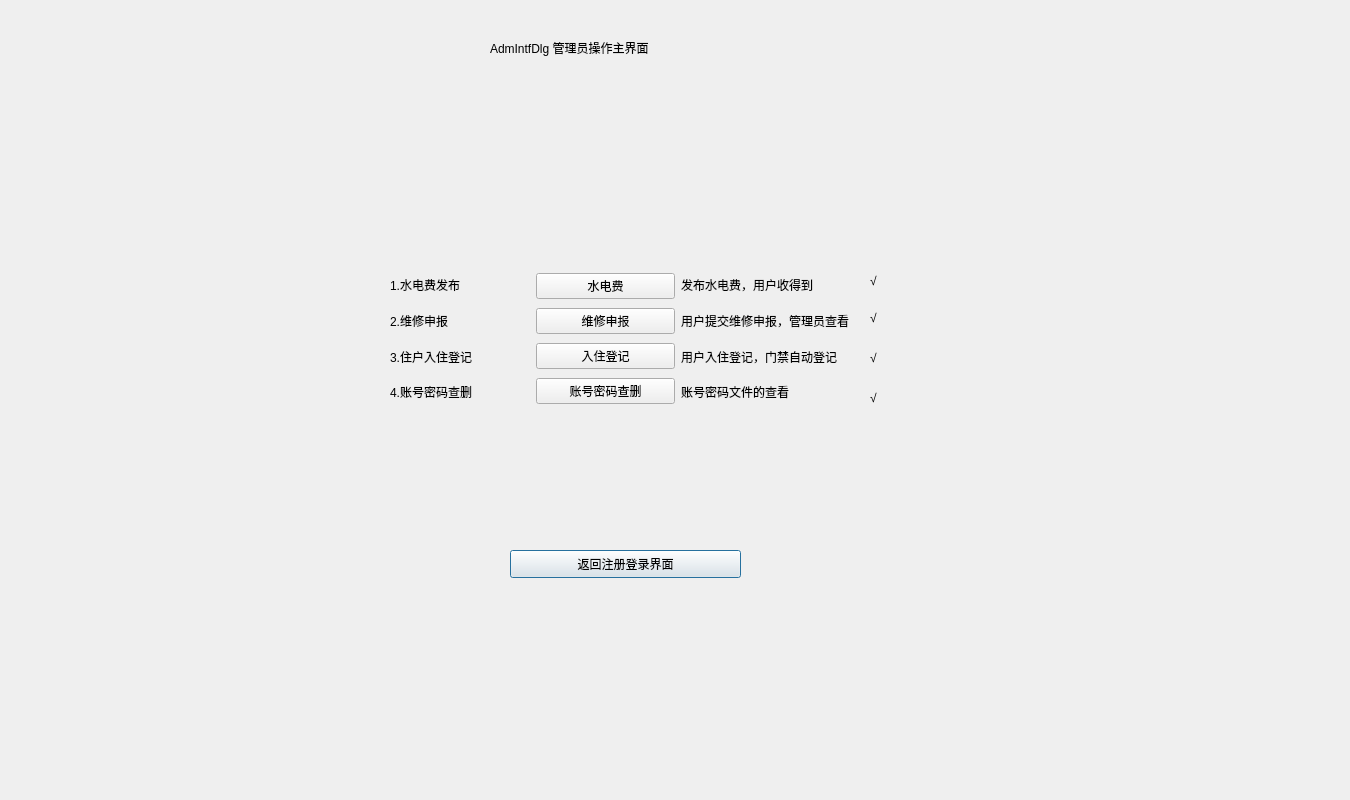
<?xml version="1.0" encoding="UTF-8"?>
<ui version="4.0">
 <class>AdmDlg</class>
 <widget class="QDialog" name="AdmDlg">
  <property name="geometry">
   <rect>
    <x>0</x>
    <y>0</y>
    <width>1350</width>
    <height>800</height>
   </rect>
  </property>
  <property name="windowTitle">
   <string>Dialog</string>
  </property>
  <widget class="QLabel" name="label">
   <property name="geometry">
    <rect>
     <x>490</x>
     <y>40</y>
     <width>421</width>
     <height>16</height>
    </rect>
   </property>
   <property name="text">
    <string>AdmIntfDlg 管理员操作主界面</string>
   </property>
  </widget>
  <widget class="QPushButton" name="pushButton">
   <property name="geometry">
    <rect>
     <x>510</x>
     <y>550</y>
     <width>231</width>
     <height>28</height>
    </rect>
   </property>
   <property name="text">
    <string>返回注册登录界面</string>
   </property>
  </widget>
  <widget class="QLabel" name="label_11">
   <property name="geometry">
    <rect>
     <x>870</x>
     <y>310</y>
     <width>72</width>
     <height>15</height>
    </rect>
   </property>
   <property name="text">
    <string>√</string>
   </property>
  </widget>
  <widget class="QLabel" name="label_10">
   <property name="geometry">
    <rect>
     <x>870</x>
     <y>390</y>
     <width>72</width>
     <height>15</height>
    </rect>
   </property>
   <property name="text">
    <string>√</string>
   </property>
  </widget>
  <widget class="QLabel" name="label_12">
   <property name="geometry">
    <rect>
     <x>870</x>
     <y>270</y>
     <width>41</width>
     <height>21</height>
    </rect>
   </property>
   <property name="text">
    <string>√</string>
   </property>
  </widget>
  <widget class="QLabel" name="label_13">
   <property name="geometry">
    <rect>
     <x>870</x>
     <y>350</y>
     <width>72</width>
     <height>15</height>
    </rect>
   </property>
   <property name="text">
    <string>√</string>
   </property>
  </widget>
  <widget class="QWidget" name="">
   <property name="geometry">
    <rect>
     <x>390</x>
     <y>270</y>
     <width>459</width>
     <height>137</height>
    </rect>
   </property>
   <layout class="QHBoxLayout" name="horizontalLayout">
    <item>
     <layout class="QVBoxLayout" name="verticalLayout">
      <item>
       <widget class="QLabel" name="label_2">
        <property name="text">
         <string>1.水电费发布</string>
        </property>
       </widget>
      </item>
      <item>
       <widget class="QLabel" name="label_3">
        <property name="text">
         <string>2.维修申报</string>
        </property>
       </widget>
      </item>
      <item>
       <widget class="QLabel" name="label_4">
        <property name="text">
         <string>3.住户入住登记</string>
        </property>
       </widget>
      </item>
      <item>
       <widget class="QLabel" name="label_5">
        <property name="text">
         <string>4.账号密码查删</string>
        </property>
       </widget>
      </item>
     </layout>
    </item>
    <item>
     <layout class="QVBoxLayout" name="verticalLayout_2">
      <item>
       <widget class="QPushButton" name="btn_a_2wae">
        <property name="text">
         <string>水电费</string>
        </property>
       </widget>
      </item>
      <item>
       <widget class="QPushButton" name="btn_a_2service">
        <property name="text">
         <string>维修申报</string>
        </property>
       </widget>
      </item>
      <item>
       <widget class="QPushButton" name="btn_a_2checkin">
        <property name="text">
         <string>入住登记</string>
        </property>
       </widget>
      </item>
      <item>
       <widget class="QPushButton" name="btn_a_2ipcheck">
        <property name="text">
         <string>账号密码查删</string>
        </property>
       </widget>
      </item>
     </layout>
    </item>
    <item>
     <layout class="QVBoxLayout" name="verticalLayout_3">
      <item>
       <widget class="QLabel" name="label_6">
        <property name="text">
         <string>发布水电费，用户收得到</string>
        </property>
       </widget>
      </item>
      <item>
       <widget class="QLabel" name="label_7">
        <property name="text">
         <string>用户提交维修申报，管理员查看</string>
        </property>
       </widget>
      </item>
      <item>
       <widget class="QLabel" name="label_8">
        <property name="text">
         <string>用户入住登记，门禁自动登记</string>
        </property>
       </widget>
      </item>
      <item>
       <widget class="QLabel" name="label_9">
        <property name="text">
         <string>账号密码文件的查看</string>
        </property>
       </widget>
      </item>
     </layout>
    </item>
   </layout>
  </widget>
 </widget>
 <resources/>
 <connections>
  <connection>
   <sender>pushButton</sender>
   <signal>clicked()</signal>
   <receiver>AdmDlg</receiver>
   <slot>accept()</slot>
   <hints>
    <hint type="sourcelabel">
     <x>470</x>
     <y>525</y>
    </hint>
    <hint type="destinationlabel">
     <x>534</x>
     <y>485</y>
    </hint>
   </hints>
  </connection>
 </connections>
</ui>
